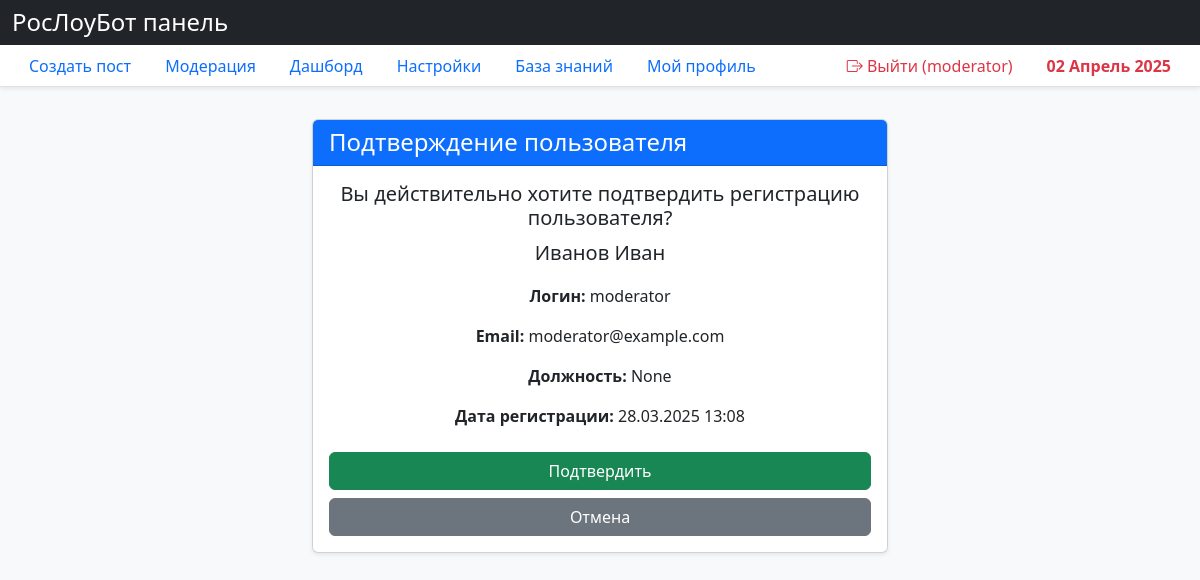
The page /accounts/approve-user/3/ (signed in) on the database its author committed.
### accounts/models.py (models this page shows, shortened)
class User(AbstractUser):
    EDITOR = "editor"
    MODERATOR = "moderator"
    ADMIN = "admin"
    SUPERADMIN = "superadmin"
    ROLE_CHOICES = [
        (EDITOR, "Editor"),
        (MODERATOR, "Moderator"),
        (ADMIN, "Admin"),
        (SUPERADMIN, "Super Admin"),
    ]
    role = models.CharField(max_length=20, choices=ROLE_CHOICES, default=EDITOR)
    patronymic = models.CharField(
        max_length=150, blank=True, null=True, verbose_name="Отчество"
    )
    position = models.CharField(
        max_length=255, blank=True, null=True, verbose_name="Должность"
    )
    approved = models.BooleanField(default=False)
    approval_date = models.DateTimeField(blank=True, null=True)
    def get_full_name(self):
        full_name = f"{self.last_name} {self.first_name}"
        if self.patronymic:
            full_name += f" {self.patronymic}"
        return full_name.strip()

### accounts/views.py (the view, shortened to what this page needs)
class ApproveUserView(UserPassesTestMixin, UpdateView):
    model = User
    fields = []  # No fields needed
    template_name = "accounts/approve_user.html"
    success_url = reverse_lazy("accounts:pending_approvals")
    def test_func(self):
        return (
            self.request.user.is_authenticated
            and self.request.user.role == User.SUPERADMIN
        )
    def get(self, request, *args, **kwargs):
        return super().get(request, *args, **kwargs)

### templates/accounts/approve_user.html (shortened to what this page needs)
{% extends 'base.html' %}
{% block content %}
<div class="col-md-6 mx-auto">
    <div class="card shadow-sm">
        <div class="card-header bg-primary text-white">
            <h4 class="mb-0">Подтверждение пользователя</h4>
        </div>
        <div class="card-body">
            <div class="text-center mb-4">
                <h5>Вы действительно хотите подтвердить регистрацию пользователя?</h5>
                <p class="lead">{{ object.get_full_name }}</p>
                <p><strong>Логин:</strong> {{ object.username }}</p>
                <p><strong>Email:</strong> {{ object.email }}</p>
                <p><strong>Должность:</strong> {{ object.position }}</p>
                <p><strong>Дата регистрации:</strong> {{ object.date_joined|date:"d.m.Y H:i" }}</p>
            </div>
            <form method="post">
                <div class="d-grid gap-2">
                    <button type="submit" class="btn btn-success">Подтвердить</button>
                    <a href="{% url 'accounts:pending_approvals' %}" class="btn btn-secondary">Отмена</a>
                </div>
            </form>
        </div>
    </div>
</div>
{% endblock %}

### templates/base.html (shortened to what this page needs)
{% load static %}
<!DOCTYPE html>
<html lang="ru">
<head>
    <link href="https://cdn.jsdelivr.net/npm/bootstrap@5.2.3/dist/css/bootstrap.min.css" rel="stylesheet">
    <link rel="stylesheet" href="https://cdn.jsdelivr.net/npm/bootstrap-icons@1.8.1/font/bootstrap-icons.css">
</head>
<body class="bg-light">
    <header class="bg-dark text-white py-2">
        <div class="container-fluid">
            <h4 class="m-0">РосЛоуБот панель</h4>
        </div>
    </header>
    <nav class="bg-white border-bottom shadow-sm">
        <div class="container-fluid">
            <ul class="nav nav-tabs border-0">
                <li class="nav-item">
                    <a class="nav-link" href="#">Создать пост</a>
                </li>
                <li class="nav-item">
                    <a class="nav-link" href="#">Модерация</a>
                </li>
                <li class="nav-item">
                    <a class="nav-link {% if request.resolver_match.url_name == 'dashboard' %}active{% endif %}" href="{% url 'content:dashboard' %}">Дашборд</a>
                </li>
                <li class="nav-item">
                    <a class="nav-link" href="#">Настройки</a>
                </li>
                <li class="nav-item">
                    <a class="nav-link" href="#">База знаний</a>
                </li>
                <li class="nav-item">
                    <a class="nav-link" href="#">Мой профиль</a>
                </li>
                {% if user.is_authenticated %}
                    <li class="nav-item ms-auto">
                        <a class="nav-link text-danger {% if request.resolver_match.url_name == 'logout' %}active{% endif %}" href="{% url 'accounts:logout' %}">
                            <i class="bi bi-box-arrow-right"></i> Выйти ({{ user.username }})
                        </a>
                    </li>
                {% endif %}
                <li class="nav-item {% if not user.is_authenticated %}ms-auto{% endif %}">
                    <div class="nav-link text-danger fw-bold">{% now "d F Y" %}</div>
                </li>
            </ul>
        </div>
    </nav>
    <div class="container-fluid py-4">
        <div class="row">
            {% block content %}{% endblock %}
        </div>
    </div>
</body>
</html>

### rows shown on the page
User: username "moderator", get_full_name "Иванов Иван", email "moderator@example.com", position "None", date_joined "28.03.2025 13:08"
